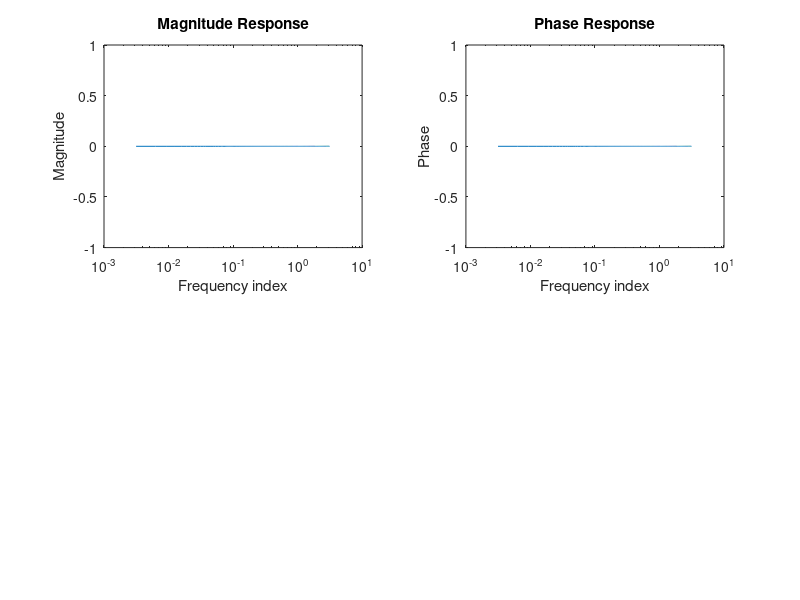

The MATLAB script that drew this image:
 clc;
clear all;
close all;
 
%Frequency Response
num=input('Enter num:');
denum=input('Enter denum:');
 
n=linspace(0,pi,1000);
 
h=freqz(num,denum,n);
 
mag=20*log(abs(h));
subplot(2,2,1),semilogx(n,mag);
xlabel('Frequency index'),ylabel('Magnitude'),title('Magnitude Response');
 
pha=angle(h);
subplot(2,2,2),semilogx(n,pha);
xlabel('Frequency index'),ylabel('Phase'),title('Phase Response');
 
z=tf(num,denum,1);
